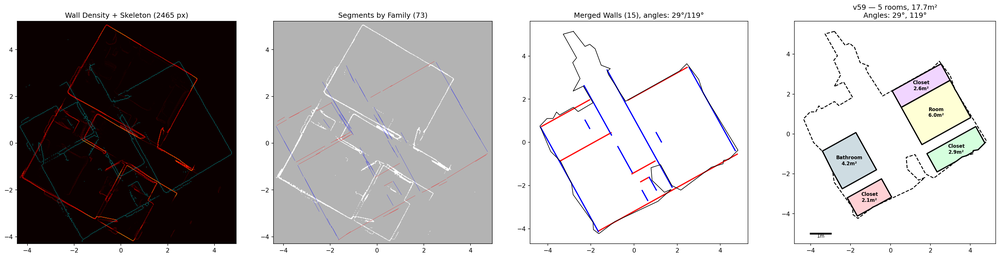
#> input picture research/v59_skeleton_walls.png, 1000 x 258 px, shrunk from 3492 x 901 before the run
$ python -i v25_structured_edges.py   (imports and definitions only)   (older library calls are emulated)
#> lines starting #> are read from the running program, lines starting #| are printed output that depends on the picture
#> further down, picture is the input picture: shape (258, 1000, 3); mean B, G, R 187.2, 186.9, 189.6
#!/usr/bin/env python3
"""
mesh2plan v25 - Structured Edge Detection

Pipeline:
- Build density image at 1cm resolution
- Multiple edge detection: Sobel, Laplacian, morphological gradient — combine
- Non-maximum suppression along wall normals
- Cluster edge responses into wall segments
- Build polygon from wall segments (structural selection like v19)
- 3-panel viz
"""

import numpy as np
import trimesh
import matplotlib.pyplot as plt
import matplotlib.patches as patches
import json
import argparse
from pathlib import Path
import math
import cv2
from scipy import ndimage


# [14 lines left out: functions detect_up_axis, project_vertices, not called in this run]


def rot_pt(p, angle):
    c, s = math.cos(angle), math.sin(angle)
    return [p[0]*c - p[1]*s, p[0]*s + p[1]*c]


# [34 lines left out: functions find_dominant_angle, build_density_image, not called in this run]


def multi_edge_detection(img):
    """Combine multiple edge detection methods."""
    # Normalize
    if img.max() > 0:
        img_norm = (img / np.percentile(img[img > 0], 95) * 255).clip(0, 255).astype(np.uint8)
    else:
        img_norm = np.zeros_like(img, dtype=np.uint8)

    img_blur = cv2.GaussianBlur(img_norm, (3, 3), 0.5)

    # 1. Sobel
    sobel_x = cv2.Sobel(img_blur, cv2.CV_64F, 1, 0, ksize=3)
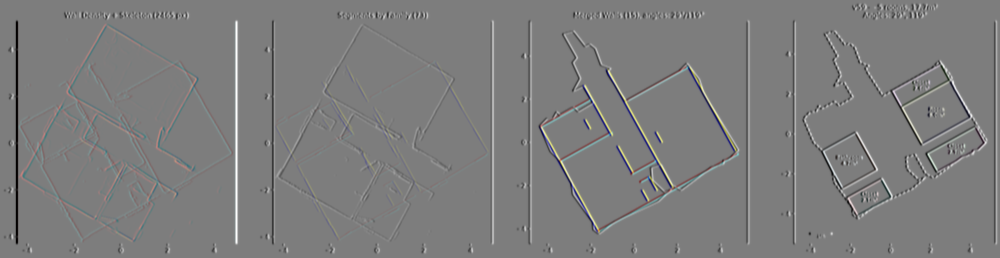
#> sobel_x: shape (258, 1000, 3) float64; mean B, G, R 0, 0, 0; drawn with min black and max white
    sobel_y = cv2.Sobel(img_blur, cv2.CV_64F, 0, 1, ksize=3)
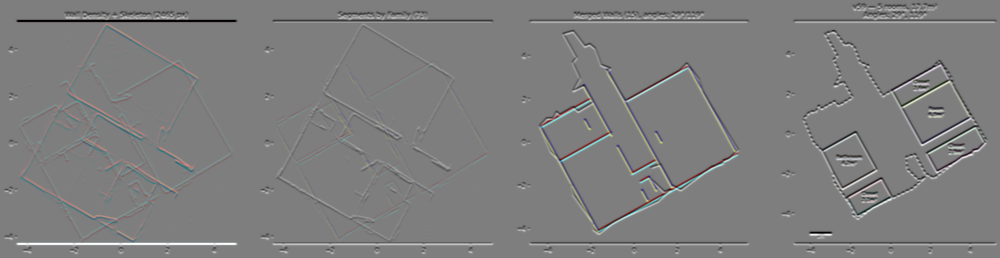
#> sobel_y: shape (258, 1000, 3) float64; mean B, G, R 0, 0, 0; drawn with min black and max white
    sobel_mag = np.sqrt(sobel_x**2 + sobel_y**2)
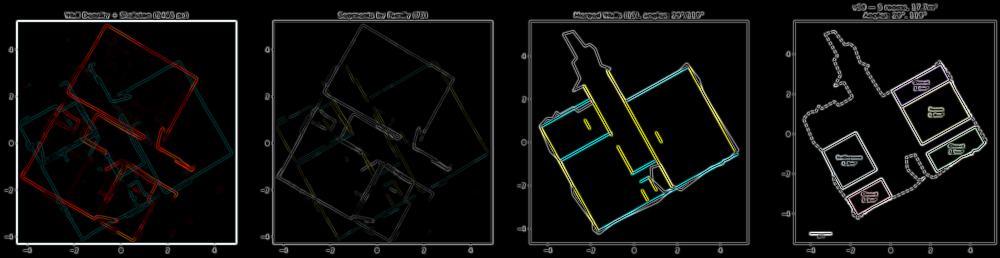
#> sobel_mag: shape (258, 1000, 3) float64; mean B, G, R 43.4, 47.4, 47.4; drawn with min black and max white

    # 2. Laplacian
    laplacian = np.abs(cv2.Laplacian(img_blur, cv2.CV_64F, ksize=3))
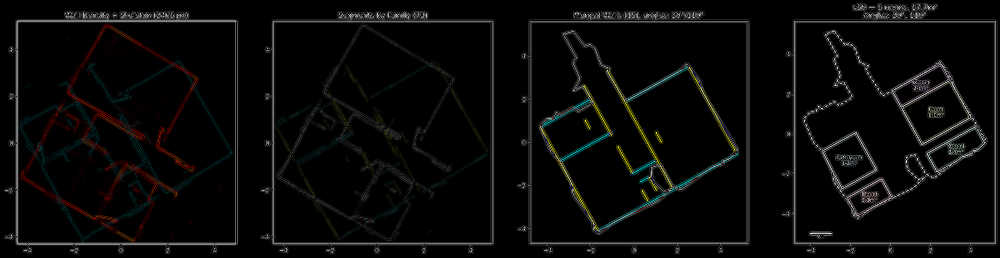
#> laplacian: shape (258, 1000, 3) float64; mean B, G, R 37.3, 40.4, 40.8; drawn with min black and max white

    # 3. Morphological gradient
    kernel = cv2.getStructuringElement(cv2.MORPH_RECT, (3, 3))
    morph_grad = cv2.morphologyEx(img_blur, cv2.MORPH_GRADIENT, kernel).astype(np.float64)
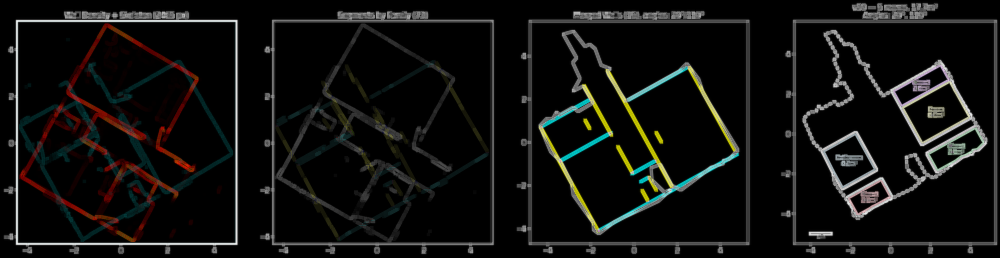
#> morph_grad: shape (258, 1000, 3) float64; mean B, G, R 14.9, 16.5, 16.6

    # Normalize each to [0, 1]
    def normalize(x):
        mx = x.max()
#> mx = 908
        return x / mx if mx > 0 else x

    sobel_n = normalize(sobel_mag)
    laplacian_n = normalize(laplacian)
    morph_n = normalize(morph_grad)

    # Combined: weighted average
    combined = 0.5 * sobel_n + 0.25 * laplacian_n + 0.25 * morph_n

    # Sobel direction for NMS
    sobel_dir = np.arctan2(sobel_y, sobel_x)
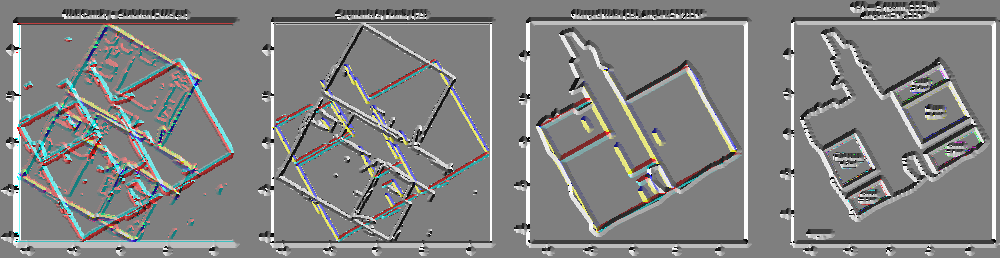
#> sobel_dir: shape (258, 1000, 3) float64; mean B, G, R 0.0856, 0.0949, 0.0862; drawn with min black and max white

    return combined, sobel_dir, sobel_n, laplacian_n, morph_n


# [490 lines left out: functions non_max_suppression, extract_wall_segments, cluster_positions, build_polygon_from_walls, detect_openings, analyze_mesh and 3 more, not called in this run]


# [2 lines not run here, left out]

>>> import cv2
>>> picture = cv2.imread('v59_skeleton_walls.png')
>>> result = multi_edge_detection(picture)
#> result = 5 items

$ run again, on research/v60b_angle_snap.png
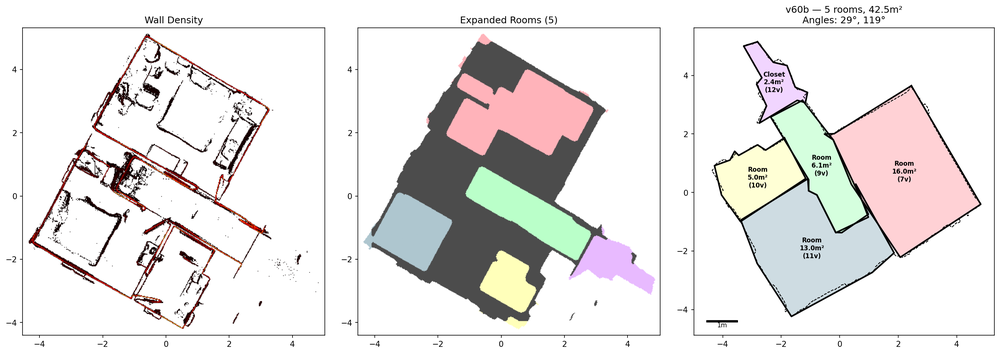
#> input picture research/v60b_angle_snap.png, 1000 x 354 px, shrunk from 2663 x 942 before the run
#> picture is the input picture: shape (354, 1000, 3); mean B, G, R 227.1, 227.9, 230.6
#> in multi_edge_detection, `morph_grad = cv2.morphologyEx(img_blur, cv2.MORPH_GRADIENT, kernel).as..`:
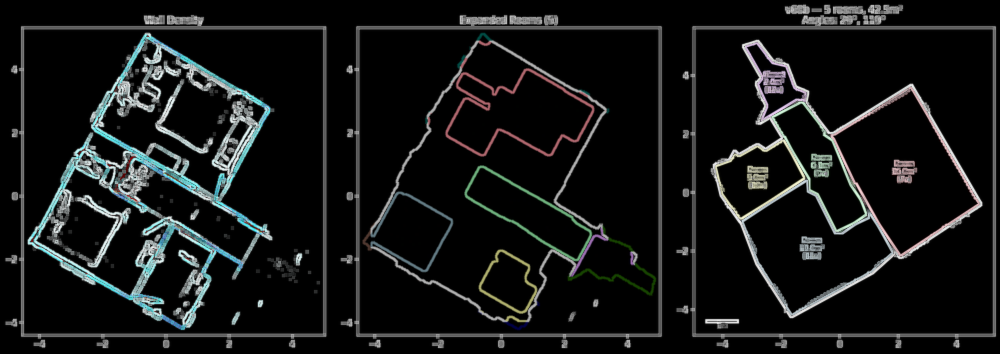
#> morph_grad: shape (354, 1000, 3) float64; mean B, G, R 21.8, 22, 20.5
#> mx = 952.9
#> in multi_edge_detection, `sobel_dir = np.arctan2(sobel_y, sobel_x)`:
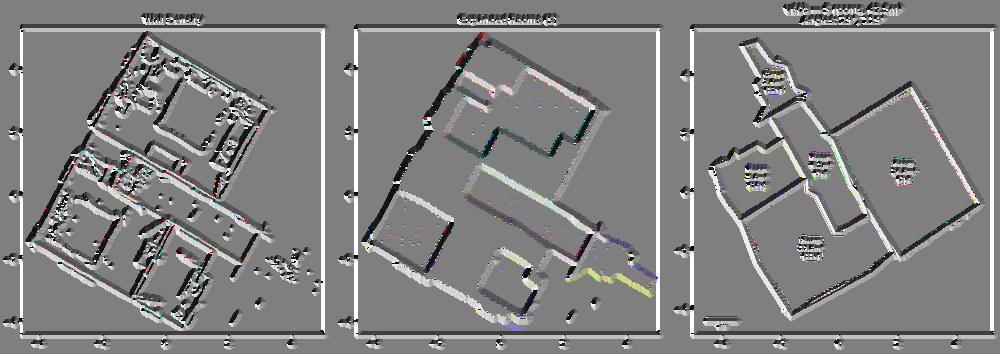
#> sobel_dir: shape (354, 1000, 3) float64; mean B, G, R 0.0602, 0.0614, 0.0627; drawn with min black and max white
#> result = 5 items

$ run again, on research/v60c_hybrid.png
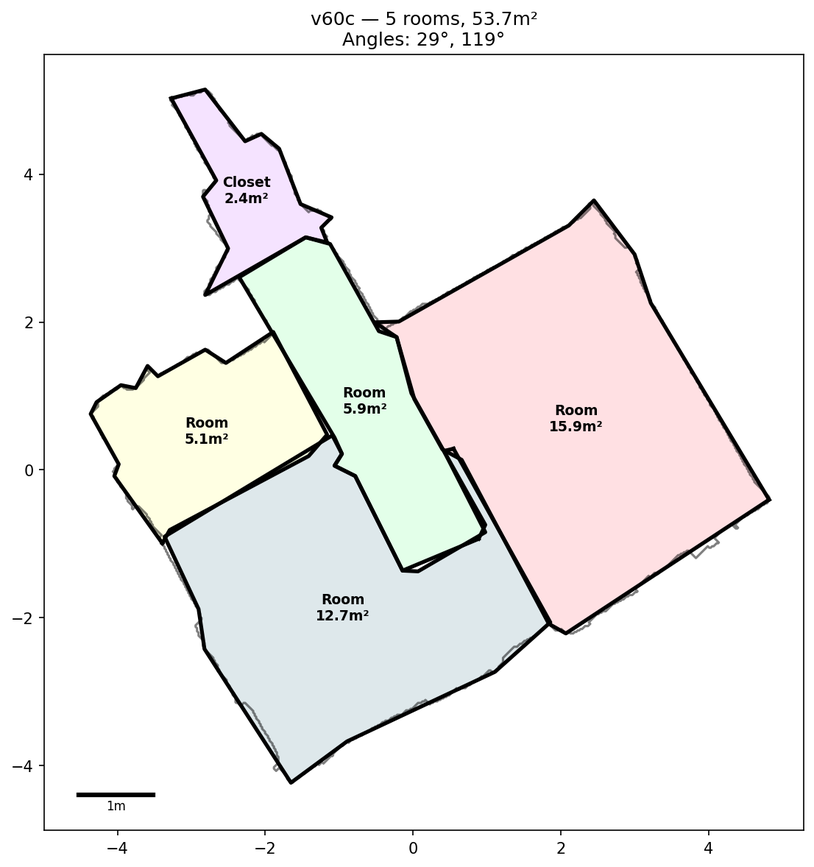
#> input picture research/v60c_hybrid.png, 814 x 867 px, shrunk from 1106 x 1178 before the run
#> picture is the input picture: shape (867, 814, 3); mean B, G, R 239, 239.8, 241.6
#> in multi_edge_detection, `morph_grad = cv2.morphologyEx(img_blur, cv2.MORPH_GRADIENT, kernel).as..`:
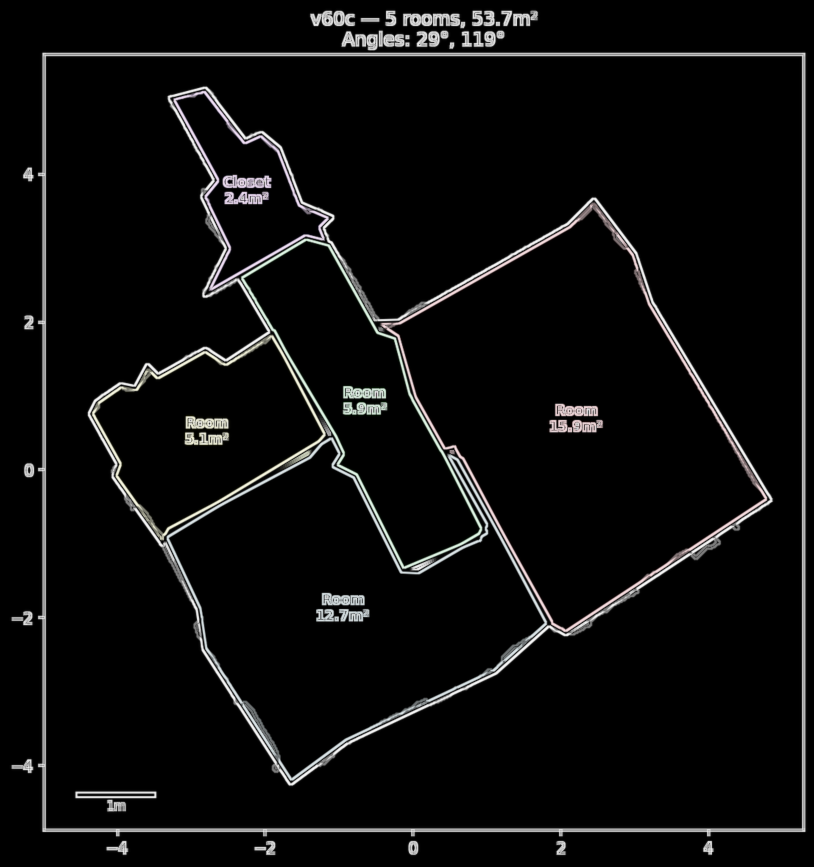
#> morph_grad: shape (867, 814, 3) float64; mean B, G, R 12.3, 12.4, 12.4
#> mx = 946.6
#> in multi_edge_detection, `sobel_dir = np.arctan2(sobel_y, sobel_x)`:
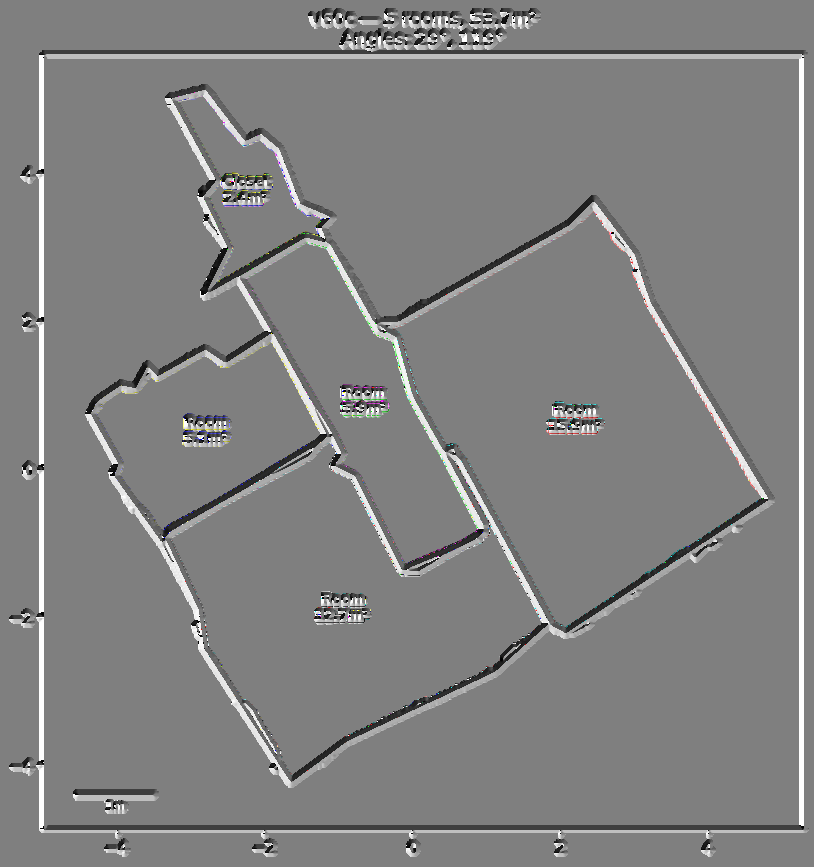
#> sobel_dir: shape (867, 814, 3) float64; mean B, G, R 0.0505, 0.0509, 0.0508; drawn with min black and max white
#> result = 5 items
